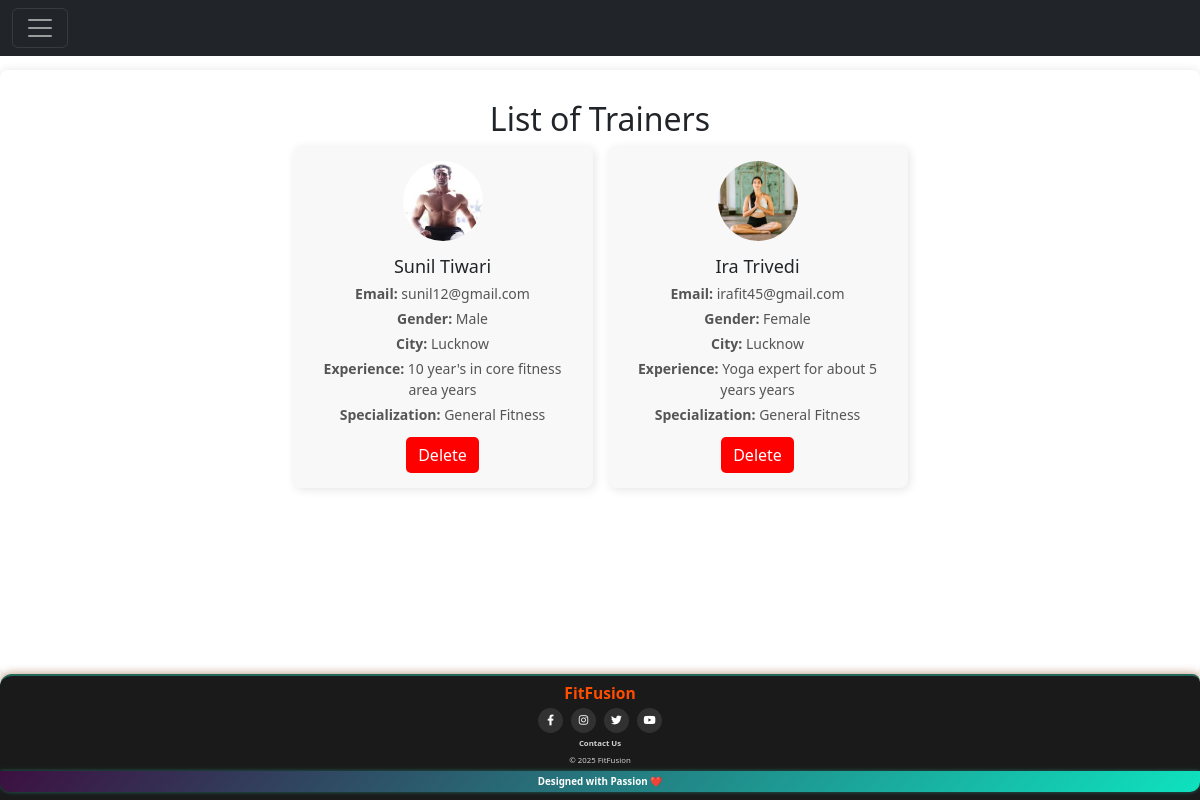
/view_trainer/ (signed in), run on the app's committed database.
### gym/models.py (models this page shows, shortened)
class Trainer(models.Model):
    gym = models.ForeignKey(Gym, on_delete=models.CASCADE, related_name='trainers', null=True, blank=True)
    name = models.CharField(max_length=100)  # No need for "null" as default
    email = models.EmailField(max_length=100, unique=True)
    gender = models.CharField(max_length=10, choices=[("Male", "Male"), ("Female", "Female"), ("Other", "Other")])
    city = models.CharField(max_length=50)
    specialization = models.CharField(max_length=50, default="General Fitness")
    experience = models.TextField()
    about_trainer = models.TextField(blank=True, null=True)
    trainer_pic = models.ImageField(upload_to="gym/trainers", null=True, blank=True, validators=[validate_image_size])

### gym/gym_views.py (the view)
# urls.py: path('view_trainer/',gym_views.view_trainer,name='view_trainer'),
def view_trainer(request):
     if request.method=="GET":
          if "session_key" not in request.session:
                return redirect("gym_login")
          else:
            id= request.session['session_key']
            owner_gym = Gym.objects.get(gym_id=id)
            '''Your view_triner function retrieves all trainers belonging to
              the logged-in gym owner and displays them in view_trainer.html.'''
            trainer = Trainer.objects.filter(gym=owner_gym)
            return render(request, 'gym/gym/trainer/view_trainer.html', {'trainers': trainer})

### gym/templates/gym/gym/trainer/view_trainer.html (shortened to what this page needs)
{% extends 'gym/gym/gym_base.html' %}
{% block content %}
<div class="trainer-container">
  <h2>List of Trainers</h2>
  {% if trainers %}
    <div class="trainer-list">
      {% for trainer in trainers %}
      <div class="trainer-card">
        <img src="{{ trainer.trainer_pic.url }}" class="trainer-image" alt="Trainer Image">
        <h3>{{ trainer.name }}</h3>
        <p><strong>Email:</strong> {{ trainer.email }}</p>
        <p><strong>Gender:</strong> {{ trainer.gender }}</p>
        <p><strong>City:</strong> {{ trainer.city }}</p>
        <p><strong>Experience:</strong> {{ trainer.experience }} years</p>
        <p><strong>Specialization:</strong> {{ trainer.specialization }}</p>
        <form action="{% url 'delete_trainer' trainer.id %}" method="POST" onsubmit="return confirm('Are you sure you want to delete this trainer?');">
          <button type="submit" class="delete-btn">Delete</button>
        </form>
      </div>
      {% endfor %}
    </div>
  {% else %}
    <p>No trainers available.</p>
  {% endif %}
</div>
{% endblock %}

### gym/static/gym/CSS/fit_fusion.css (style rules this page uses)
* { margin: 0; padding: 0; box-sizing: border-box; }
body { font-family: Arial, sans-serif; background-color: #f5f5f5; color: #333; line-height: 1.6; display: flex; flex-direction: column; min-height: 100vh; }
h1, h2, h3 { color: #222; margin-bottom: 15px; }
body::before { content: ""; display: block; height: 70px; }

### gym/templates/gym/gym/trainer/view_trainer.html (style rules this page uses)
.trainer-container { padding: 20px; text-align: center; }
.trainer-list { display: flex; flex-wrap: wrap; gap: 15px; justify-content: center; }
.trainer-card { background: #f8f8f8; border-radius: 8px; box-shadow: 2px 2px 10px rgba(0, 0, 0, 0.1); padding: 15px; width: 300px; text-align: center; }
.trainer-image { width: 80px; height: 80px; border-radius: 50%; object-fit: cover; margin-bottom: 10px; }
.trainer-card h3 { margin: 5px 0; font-size: 18px; }
.trainer-card p { font-size: 14px; color: #555; margin: 4px 0; }
.delete-btn { background: red; color: white; padding: 6px 12px; border: none; cursor: pointer; border-radius: 5px; margin-top: 8px; }

### data on the page
Trainer: trainer_pic (picture), name "Sunil Tiwari", email "sunil12@gmail.com", gender "Male", city "Lucknow", experience "10 year's in core fitness area", specialization "General Fitness"
Trainer: trainer_pic (picture), name "Ira Trivedi", email "irafit45@gmail.com", gender "Female", city "Lucknow", experience "Yoga expert for about 5 years", specialization "General Fitness"
